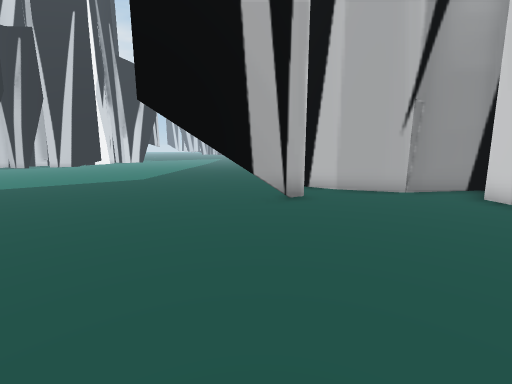
view 1 (above)

24 first-person views from a walk through a scene from a Unity 3-D project. The camera is 1.2 m above the floor, tilts 10° down and sees 90° across. The floor is counted in squares, 1 m on a side. Each view is taken from the middle of a square. On the plan, view 1 faces up. The plan holds only what a view shows up to about 12 squares ahead; the rest is blank. The place goes on beyond the plan. Some surface patterns are stand-ins.

view 2
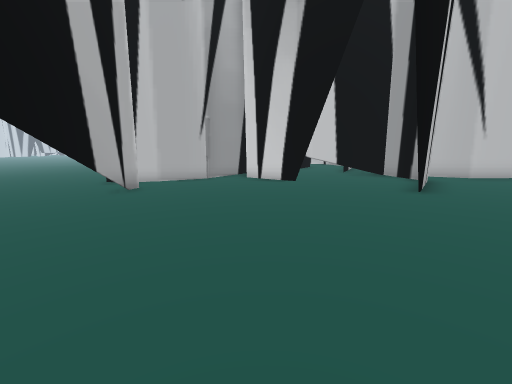

view 3
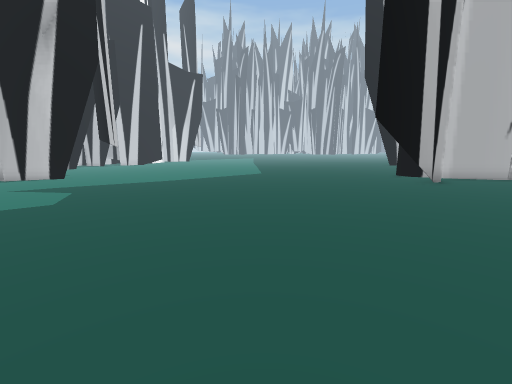

view 4
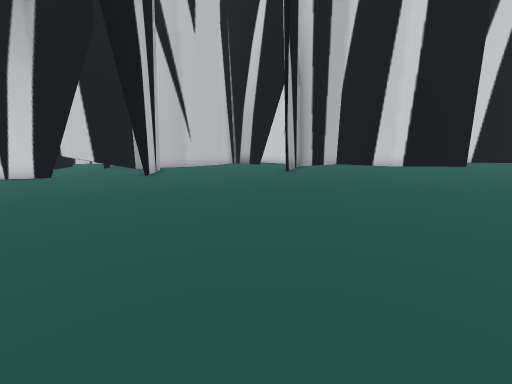

view 5
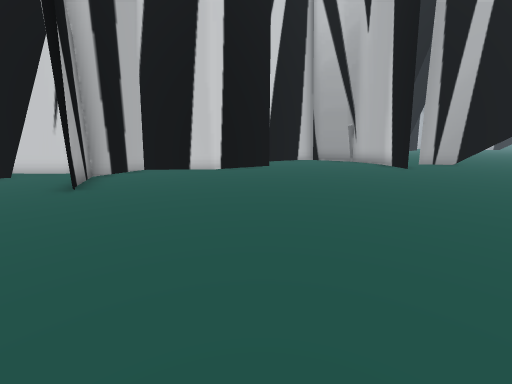

view 6
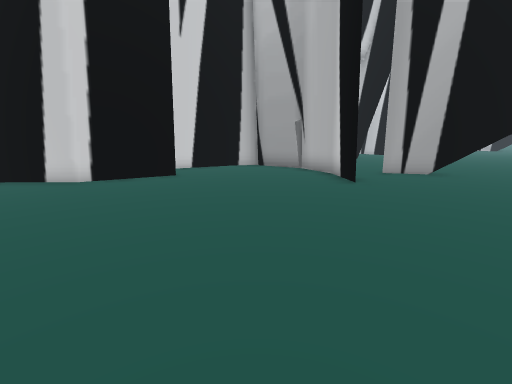

view 7
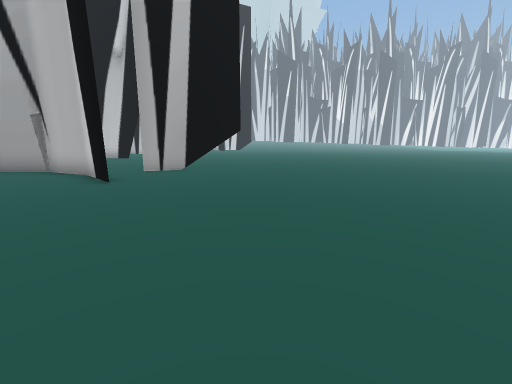

view 8
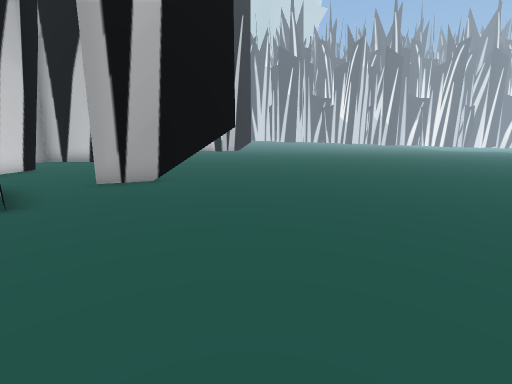

view 9
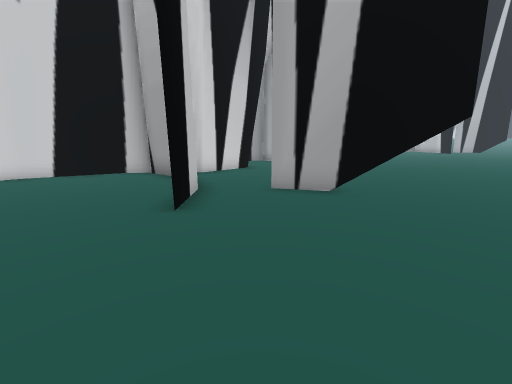

view 10
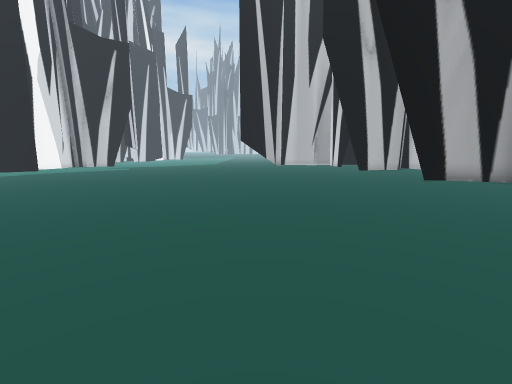

view 11
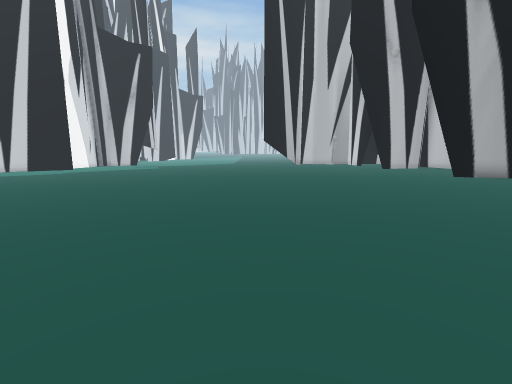

view 12
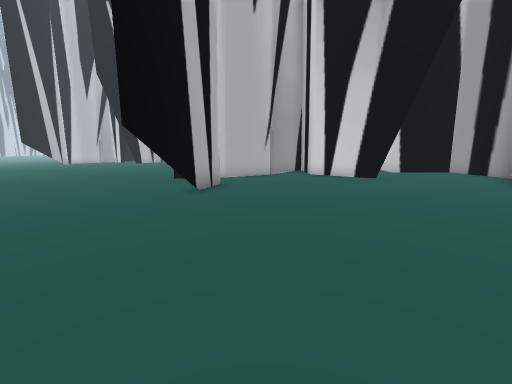

view 13
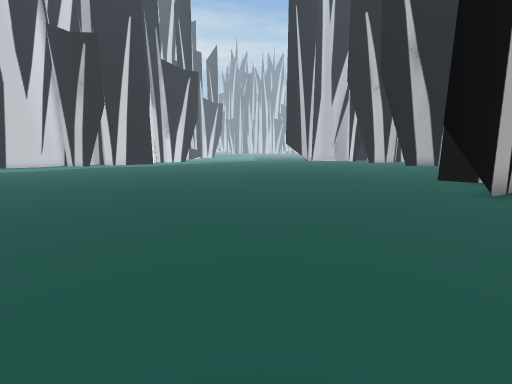

view 14
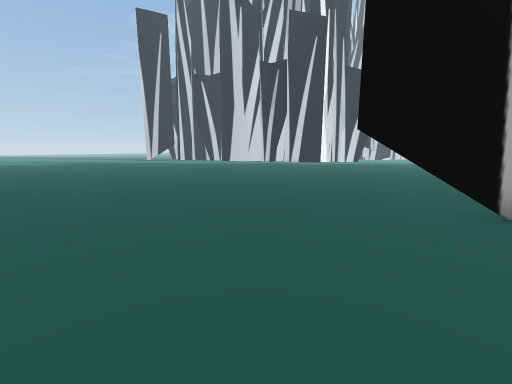

view 15
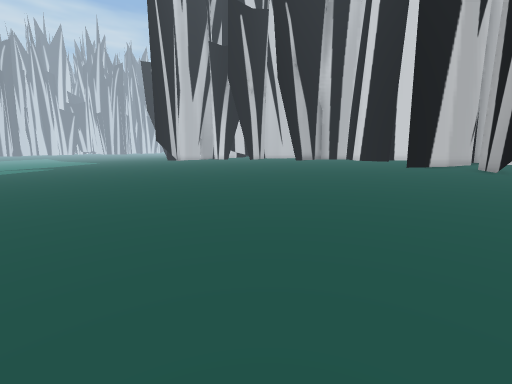

view 16
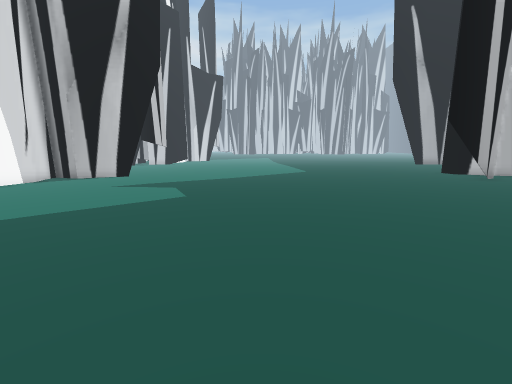

view 17
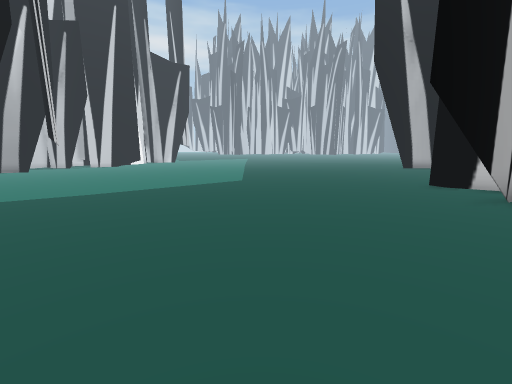

view 18
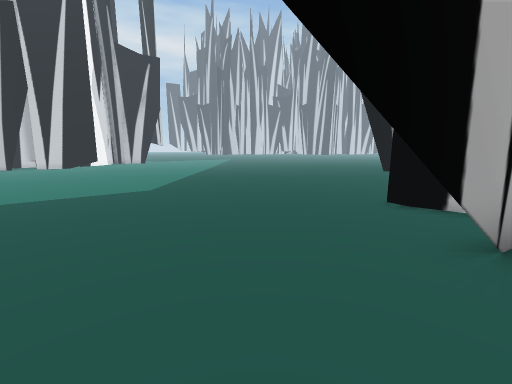

view 19
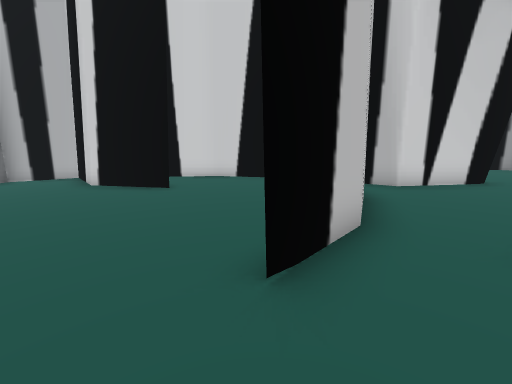

view 20
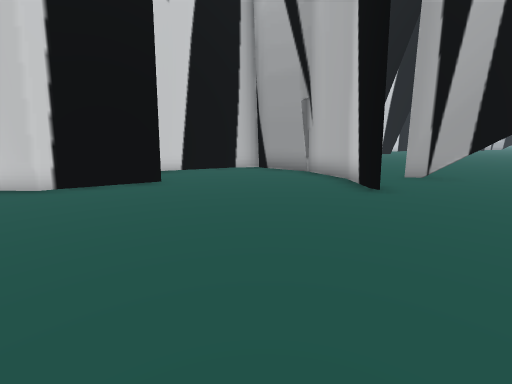

view 21
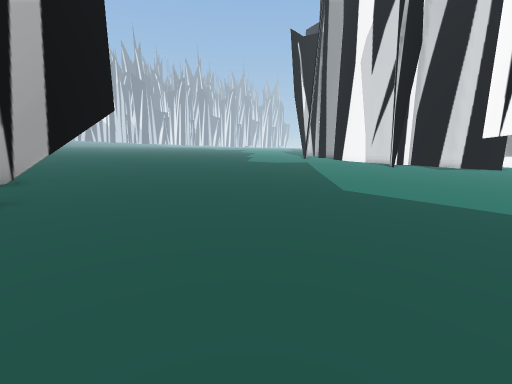

view 22
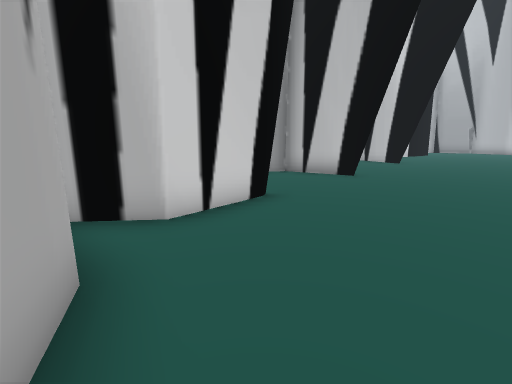

view 23
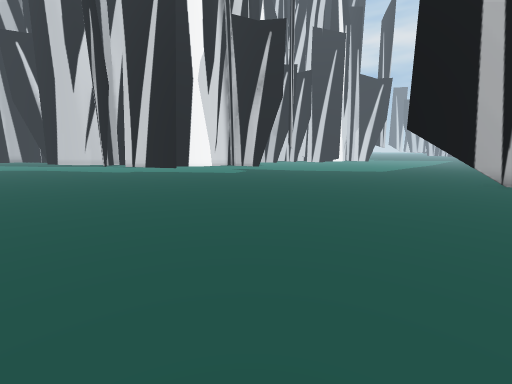

view 24
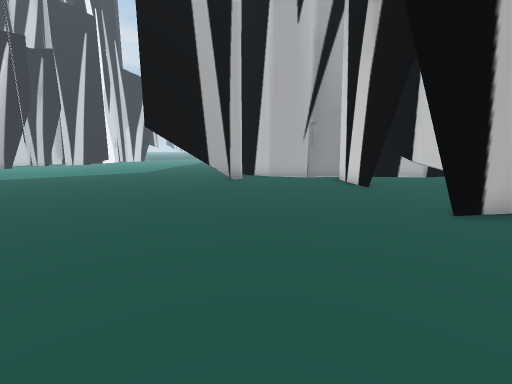

### Floor plan
Key: @ floor where view 1 was taken; # wall or solid block; . main floor; : floor 0.25 m higher than the main floor; - floor 0.25 m lower than the main floor; _ floor 0.5 m lower than the main floor; < floor 0.75 m lower than the main floor; ( floor 1 m lower than the main floor; = window, fence, low wall or low ledge; T thing the floor can be seen under or through.
Columns run from 20 left of view 1 to 9 right of it. Each row starts with its distance up from view 1.
 16      ((<<<<<<<<<<<<<<<<<<<_ ##
 15      <<<<<<<<<<<<<<<<<<<<__#
 14       <<<<<<<<<<<<<<<<<<___#
 13     <<<<<<<<<<<<<<_________#_#
 12     <<<<<<<<<<<<_____________#
 11      <<<<<<<<<_______________#
 10       <<<<<<<_________#_____##
  9    <<<<<<<<___________##____#
  8 #<<<<<_________________######
  7 #<<<<_______________TT____#-#
  6  <<________________TT__---#-#
  5   ___________________-----#-#
  4    ________________-------#-##
  3     _____________------------#
  2      _________----------------
  1       _____------------------#
  0        __-----------@-----####
 -1        -----------------------
 -2         ----------------------
 -3         --------------------
 -4        -----------------....
 -5       ---------------.........
 -6      -------------........##..
 -7      ------------..........###
 -8       ----------.............#
 -9       --------...............#
-10       ------.................#
-11       ----.................=##
-12       ---..................#
-13       .....................#
-14       ....................:#
-15     ....................:::::#
-16     ..................:::::::#
-17     ................::#:::::##
-18      .............::::##::::#
-19       ............:::::######
-20       ...........:::TT::::#
-21       ..........:::TT:::::#
-22       .......:::::T:::::::#
-23        ....:::::::::::::::#:##
-24       ....:::::::::::::::::::#
-25      ...::::::::::::::::::::::
-26     .::::::::::::::::::::::::#
-27     :::::::::::::::::::::    #

Where each view was taken, in squares from view 1:
view 1: 0 up, 0 right, facing up
view 2: 2 down, 2 left, facing up-right
view 3: 3 down, 6 left, facing up
view 4: 5 down, 5 left, facing right
view 5: 5 down, 2 left, facing down-right
view 6: 10 down, 2 left, facing down-right
view 7: 10 down, 3 left, facing down
view 8: 13 down, 3 left, facing down
view 9: 15 down, 3 left, facing down-right
view 10: 17 down, 1 left, facing up
view 11: 18 down, 3 left, facing up
view 12: 27 down, 4 left, facing up-right
view 13: 27 down, 6 left, facing up
view 14: 27 down, 0 right, facing up-left
view 15: 21 down, 14 left, facing up-right
view 16: 4 down, 9 left, facing up
view 17: 1 up, 5 left, facing up
view 18: 4 up, 2 left, facing up
view 19: 10 up, 1 left, facing right
view 20: 16 up, 1 left, facing down-right
view 21: 16 up, 1 right, facing down-left
view 22: 8 up, 2 right, facing down-right
view 23: 7 down, 1 right, facing up-left
view 24: 5 down, 2 right, facing up
